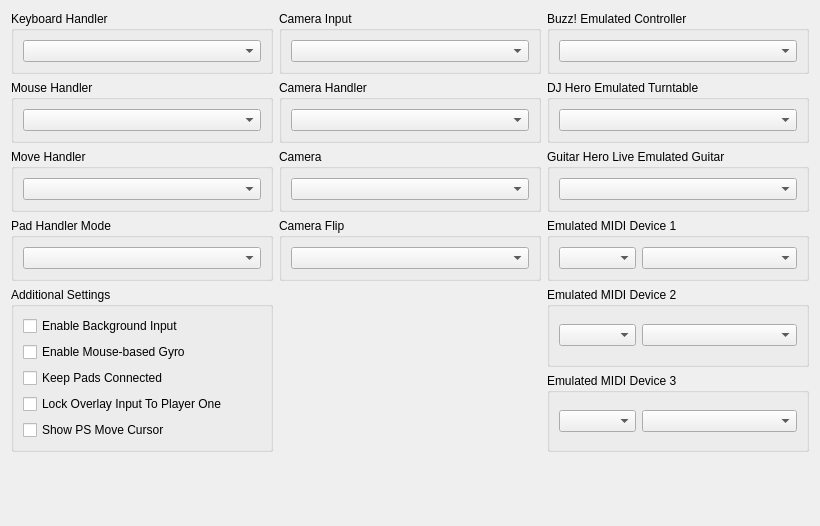
         <widget class="QWidget" name="inputTabScrollContents">
          <property name="geometry">
           <rect>
            <x>0</x>
            <y>0</y>
            <width>820</width>
            <height>526</height>
           </rect>
          </property>
          <layout class="QVBoxLayout" name="inputTabScrollContentsLayout">
           <item>
            <layout class="QGridLayout" name="ioGridLayout" columnstretch="1,1,1">
             <item row="2" column="2">
              <widget class="QGroupBox" name="gb_ghltar_emulated">
               <property name="title">
                <string>Guitar Hero Live Emulated Guitar</string>
               </property>
               <layout class="QVBoxLayout" name="gb_ghltar_emulated_layout">
                <item>
                 <widget class="QComboBox" name="ghltarBox"/>
                </item>
               </layout>
              </widget>
             </item>
             <item row="2" column="0">
              <widget class="QGroupBox" name="gb_move_handler">
               <property name="title">
                <string>Move Handler</string>
               </property>
               <layout class="QVBoxLayout" name="gb_move_handler_layout">
                <item>
                 <widget class="QComboBox" name="moveBox"/>
                </item>
               </layout>
              </widget>
             </item>
             <item row="1" column="2">
              <widget class="QGroupBox" name="gb_turntable_emulated">
               <property name="title">
                <string>DJ Hero Emulated Turntable</string>
               </property>
               <layout class="QVBoxLayout" name="gb_turntable_emulated_layout">
                <item>
                 <widget class="QComboBox" name="turntableBox"/>
                </item>
               </layout>
              </widget>
             </item>
             <item row="1" column="0">
              <widget class="QGroupBox" name="gb_mouse_handler">
               <property name="title">
                <string>Mouse Handler</string>
               </property>
               <layout class="QVBoxLayout" name="gb_mouse_handler_layout">
                <item>
                 <widget class="QComboBox" name="mouseHandlerBox"/>
                </item>
               </layout>
              </widget>
             </item>
             <item row="0" column="2">
              <widget class="QGroupBox" name="gb_buzz_emulated">
               <property name="title">
                <string>Buzz! Emulated Controller</string>
               </property>
               <layout class="QVBoxLayout" name="gb_buzz_emulated_layout">
                <item>
                 <widget class="QComboBox" name="buzzBox"/>
                </item>
               </layout>
              </widget>
             </item>
             <item row="0" column="0">
              <widget class="QGroupBox" name="gb_keyboard_handler">
               <property name="title">
                <string>Keyboard Handler</string>
               </property>
               <layout class="QVBoxLayout" name="gb_keyboard_handler_layout">
                <item>
                 <widget class="QComboBox" name="keyboardHandlerBox"/>
                </item>
               </layout>
              </widget>
             </item>
             <item row="3" column="0">
              <widget class="QGroupBox" name="gb_pad_mode">
               <property name="title">
                <string>Pad Handler Mode</string>
               </property>
               <layout class="QVBoxLayout" name="gb_pad_mode_layout">
                <item>
                 <widget class="QComboBox" name="padModeBox"/>
                </item>
               </layout>
              </widget>
             </item>
             <item row="0" column="1">
              <widget class="QGroupBox" name="gb_camera_type">
               <property name="title">
                <string>Camera Input</string>
               </property>
               <layout class="QVBoxLayout" name="gb_camera_type_layout">
                <item>
                 <widget class="QComboBox" name="cameraTypeBox"/>
                </item>
               </layout>
              </widget>
             </item>
             <item row="3" column="1">
              <widget class="QGroupBox" name="gb_camera_flip">
               <property name="title">
                <string>Camera Flip</string>
               </property>
               <layout class="QVBoxLayout" name="gb_camera_flip_layout">
                <item>
                 <widget class="QComboBox" name="cameraFlipBox"/>
                </item>
               </layout>
              </widget>
             </item>
             <item row="2" column="1">
              <widget class="QGroupBox" name="gb_camera_id">
               <property name="title">
                <string>Camera</string>
               </property>
               <layout class="QVBoxLayout" name="camera_id_layout">
                <item>
                 <widget class="QComboBox" name="cameraIdBox"/>
                </item>
               </layout>
              </widget>
             </item>
             <item row="1" column="1">
              <widget class="QGroupBox" name="gb_camera_setting">
               <property name="title">
                <string>Camera Handler</string>
               </property>
               <layout class="QVBoxLayout" name="gb_camera_setting_layout">
                <item>
                 <widget class="QComboBox" name="cameraBox"/>
                </item>
               </layout>
              </widget>
             </item>
             <item row="3" column="2">
              <widget class="QGroupBox" name="gb_midi_1">
               <property name="title">
                <string>Emulated MIDI Device 1</string>
               </property>
               <layout class="QVBoxLayout" name="midLayout1">
                <item>
                 <layout class="QHBoxLayout" name="midiHLayout1" stretch="1,2">
                  <item>
                   <widget class="QComboBox" name="midiTypeBox1"/>
                  </item>
                  <item>
                   <widget class="QComboBox" name="midiDeviceBox1"/>
                  </item>
                 </layout>
                </item>
               </layout>
              </widget>
             </item>
             <item row="5" column="2">
              <widget class="QGroupBox" name="gb_midi_3">
               <property name="title">
                <string>Emulated MIDI Device 3</string>
               </property>
               <layout class="QVBoxLayout" name="midLayout3">
                <item>
                 <layout class="QHBoxLayout" name="midiHLayout3" stretch="1,2">
                  <item>
                   <widget class="QComboBox" name="midiTypeBox3"/>
                  </item>
                  <item>
                   <widget class="QComboBox" name="midiDeviceBox3"/>
                  </item>
                 </layout>
                </item>
               </layout>
              </widget>
             </item>
             <item row="4" column="2">
              <widget class="QGroupBox" name="gb_midi_2">
               <property name="title">
                <string>Emulated MIDI Device 2</string>
               </property>
               <layout class="QVBoxLayout" name="midLayout2">
                <item>
                 <layout class="QHBoxLayout" name="midiHLayout2" stretch="1,2">
                  <item>
                   <widget class="QComboBox" name="midiTypeBox2"/>
                  </item>
                  <item>
                   <widget class="QComboBox" name="midiDeviceBox2"/>
                  </item>
                 </layout>
                </item>
               </layout>
              </widget>
             </item>
             <item row="4" column="0" rowspan="2">
              <widget class="QGroupBox" name="gb_additional_io_settings">
               <property name="title">
                <string>Additional Settings</string>
               </property>
               <layout class="QVBoxLayout" name="layout_gb_additional_io_settings">
                <item>
                 <widget class="QCheckBox" name="backgroundInputBox">
                  <property name="text">
                   <string>Enable Background Input</string>
                  </property>
                 </widget>
                </item>
                <item>
                 <widget class="QCheckBox" name="mouseBasedGyroBox">
                  <property name="text">
                   <string>Enable Mouse-based Gyro</string>
                  </property>
                 </widget>
                </item>
                <item>
                 <widget class="QCheckBox" name="padConnectionBox">
                  <property name="text">
                   <string>Keep Pads Connected</string>
                  </property>
                 </widget>
                </item>
                <item>
                 <widget class="QCheckBox" name="lockOverlayInputToPlayerOne">
                  <property name="text">
                   <string>Lock Overlay Input To Player One</string>
                  </property>
                 </widget>
                </item>
                <item>
                 <widget class="QCheckBox" name="showMoveCursorBox">
                  <property name="text">
                   <string>Show PS Move Cursor</string>
                  </property>
                 </widget>
                </item>
                <item>
                 <spacer name="verticalSpacerIoAdditionalSettings">
                  <property name="orientation">
                   <enum>Qt::Orientation::Vertical</enum>
                  </property>
                  <property name="sizeType">
                   <enum>QSizePolicy::Policy::MinimumExpanding</enum>
                  </property>
                  <property name="sizeHint" stdset="0">
                   <size>
                    <width>0</width>
                    <height>0</height>
                   </size>
                  </property>
                 </spacer>
                </item>
               </layout>
              </widget>
             </item>
            </layout>
           </item>
           <item>
            <spacer name="inputTabSpacer">
             <property name="orientation">
              <enum>Qt::Orientation::Vertical</enum>
             </property>
             <property name="sizeType">
              <enum>QSizePolicy::Policy::MinimumExpanding</enum>
             </property>
             <property name="sizeHint" stdset="0">
              <size>
               <width>0</width>
               <height>0</height>
              </size>
             </property>
            </spacer>
           </item>
          </layout>
         </widget>
